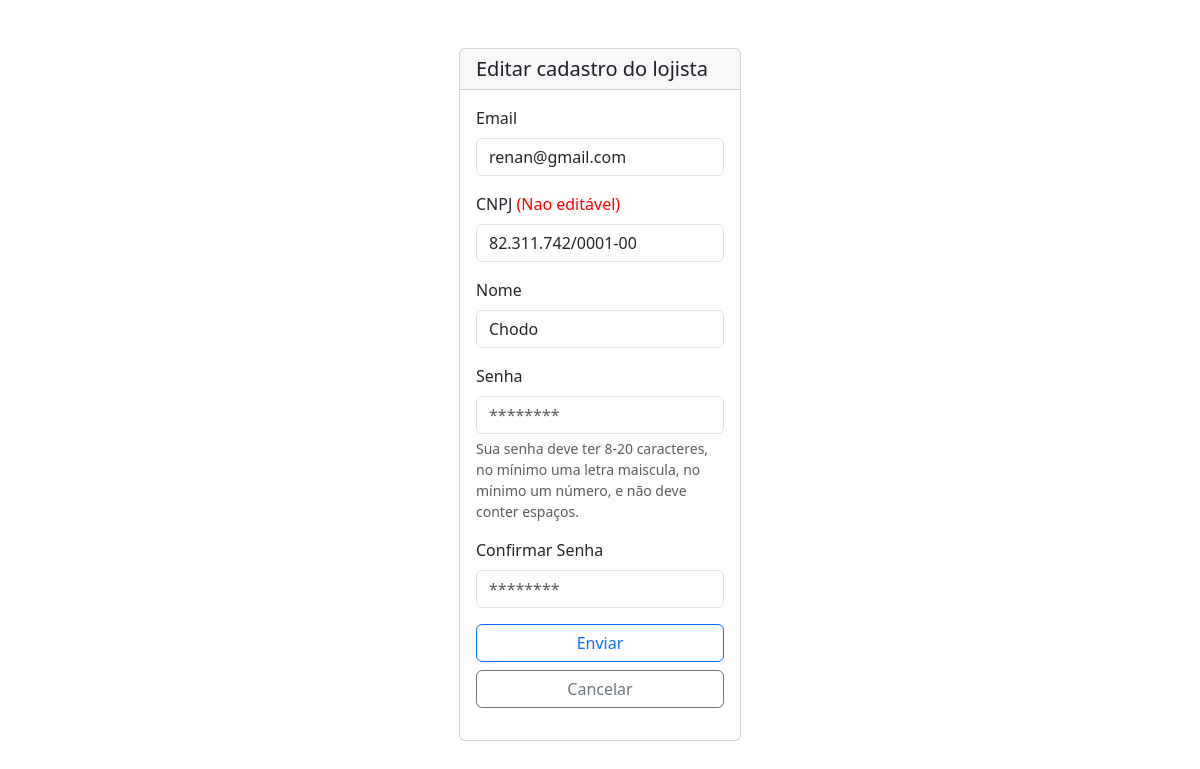
Screenshot of /lojistaEdit.php?id=25 with the database file from the repository.
### tables this page shows
CREATE TABLE `lojista` (
  `ID` int(11) NOT NULL,
  `CNPJ` char(18) DEFAULT NULL,
  `email` varchar(50) DEFAULT NULL,
  `Nome` varchar(100) DEFAULT NULL,
  `senha` char(32) DEFAULT NULL,
  `fk_Cadastro_Tipo_ID` int(11) DEFAULT NULL
);

### lojistaEdit.php (the view, shortened to what this page needs)
<?php
include_once('conexao.php');
if (!empty($_GET['id'])) {
    $id = $_GET['id'];
    $sqlSelect = "SELECT * FROM lojista WHERE ID=$id";
    $result = $conn->query($sqlSelect);
    if ($result->num_rows > 0) {
        $lojista = mysqli_fetch_assoc($result);
    }
} else {
    header('Location: produtosListar.php');
}
?>
<!DOCTYPE html>
<html lang="Pt-br">
<?php include('htmlhead.php');?>
<body>
    <div class='.container-fluid'>
        <div class="row justify-content-center pt-5">
            <div class='col-3'>
                <div class="card">
                    <h5 class="card-header text-dark">Editar cadastro do lojista</h5>
                    <div class="card-body">
                        <div class='col'>
                            <form action="lojistaSaveEdit.php" method="POST" class="needs-validation" novalidate>
                                <div class="mb-3">
                                    <label for="email" class="form-label">Email</label>
                                    <input type="email" name="email" class="form-control" id="email" placeholder="example@example.com"
                                    value="<?php  echo $lojista['email']?>" maxlength="50" required />
                                </div>
                                <div class="mb-3">
                                    <label for="CNPJ" class="form-label">CNPJ <span style="color: red">(Nao editável)</span></label>
                                    <input type="text" name="CNPJ" class="form-control cnpj" id="CNPJ" maxlength="14" pattern="\d{2}.?\d{3}.?\d{3}/?\d{4}-?\d{2}"
                                     readonly value="<?php  echo $lojista['CNPJ']?>" />
                                </div>
                                <div class="mb-3">
                                    <label for="Nome" class="form-label">Nome</label>
                                    <input type="text" name="Nome" class="form-control" id="Nome" placeholder="Nome da loja"
                                    value="<?php echo  $lojista['Nome']?>" maxlength="100" required />
                                </div>
                                <div class="mb-3">
                                    <label for="senha" class="form-label">Senha</label>
                                    <input type="password" name="senha" class="form-control" id="senha" placeholder='********' pattern="^(?=.*[A-Z])(?=.*[0-9])(?=\S{8,20}$).*"
                                    minlength="8" maxlength="20"
                                    onkeyup="confereSenha()" required>
                                    <div id="MensagemPassword" class="form-text">
                                        Sua senha deve ter 8-20 caracteres, no mínimo uma letra maiscula, no mínimo um número, e não deve conter espaços.
                                    </div>
                                </div>
                                <div class="mb-3 position-relative">
                                    <label for="senha" class="form-label">Confirmar Senha</label>
                                    <input type="password" name="confirma" class="form-control" id="confimar-senha" placeholder='********' pattern="^(?=.*[A-Z])(?=.*[0-9])(?=\S{8,20}$).*"
                                    minlength="8" maxlength="20" onkeyup="confereSenha()" required>
                                </div>
                                <div class="d-grid gap-2 mb-3 mt-3">
                                    <button name="update" class="btn btn-outline-primary" type="update">Enviar</button>
                                    <a class = "btn btn-outline-secondary"href="lojistaPage.php">Cancelar</a>
                                </div>
                            </form>
                        </div>
                    </div>
                </div>
            </div>
        </div>
    </div>
</body>
</html>

### css/style.css (style rules this page uses)
* { margin: 0; padding: 0; box-sizing: border-box; list-style: none; text-decoration: none; }
:root { --red:#d63a25; --white:#fff; --dark:#1e1c2a; }
body { color: var(--dark); background: var(--white); }
a { text-decoration: none; color: inherit; }
.text-dark { color: var(--dark) !important; }

### rows the page displays
lojista: email "renan@gmail.com", CNPJ "82.311.742/0001-00", Nome "Chodo"
